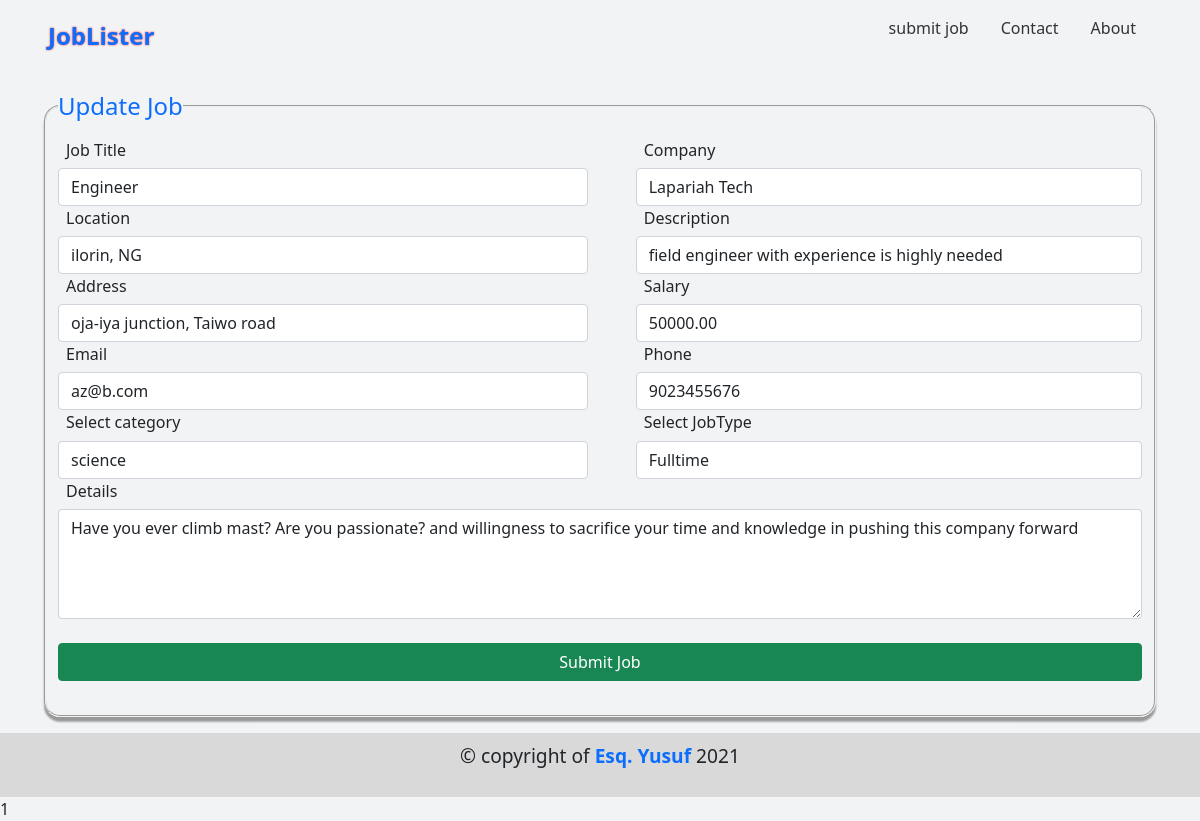
The app's page /update.php?id=14 with its own data.
### tables this page shows
CREATE TABLE `jobs` (
  `id` int(10) UNSIGNED NOT NULL,
  `jobTitle` varchar(100) NOT NULL,
  `company` varchar(100) NOT NULL,
  `Location` varchar(100) NOT NULL,
  `salary` decimal(10,2) NOT NULL,
  `JobDesc` varchar(255) NOT NULL,
  `Address` varchar(255) NOT NULL,
  `phone` decimal(20,0) NOT NULL,
  `Email` varchar(100) NOT NULL,
  `Info` varchar(255) NOT NULL,
  `datePosted` datetime NOT NULL DEFAULT current_timestamp(),
  `cat_id` int(50) NOT NULL,
  `jobtype_id` int(10) UNSIGNED NOT NULL
);

CREATE TABLE `categories` (
  `id` int(10) UNSIGNED NOT NULL,
  `name` varchar(100) NOT NULL
);

CREATE TABLE `jobtype` (
  `id` int(10) UNSIGNED NOT NULL,
  `jobtype` varchar(50) NOT NULL
);

### lib/Template.php (called while the page is built, shortened)
<?php
  class Template{
    protected $temp;
    public function __construct($temp){
        $this->temp = $temp;
    }
    public function __toString(){
        return include basename($this->temp);
    }
 }
?>

### lib/Database.php (called while the page is built, shortened)
<?php
class Database{
    private $host = DB_HOST;
    private $user = DB_USER;
    private $db_name = DB_NAME;
    private $pwd = DB_PASS;
    private $dbh;
    private $stmt;
    public function __construct(){
        $dsn = "mysql:host=" .$this->host. ";dbname=" .$this->db_name;
        $options = array(
            PDO::ATTR_PERSISTENT => true,
            PDO::ATTR_ERRMODE => PDO::ERRMODE_EXCEPTION,
            PDO::ATTR_DEFAULT_FETCH_MODE => PDO::FETCH_OBJ
        );
        try {
            $this->dbh = new PDO($dsn, $this->user, $this->pwd, $options);
        } catch (PDOException $e) {
            $this->error = $e->getMessage();
        }
    }
    public function query($query){
      $this->stmt =  $this->dbh->prepare($query);
    }
    public function bind($param, $val, $type = null){
        if(is_null($type)){
            switch(true){
                default:
                $type = PDO::PARAM_STR;
                break;
            }
        }
        return $this->stmt->bindValue($param, $val, $type);
    }
    public function execute(){
        return $this->stmt->execute();
      }
      public function fetchResults(){
        $this->execute();
        return $this->stmt->fetchAll();
      }
      public function fetchSingle(){
        $this->execute();
        return $this->stmt->fetch();
      }
}
?>

### lib/Job.php (called while the page is built, shortened)
<?php
class Job{
    public $db;
    public function __construct(){
        $this->db = new Database();
    }
    public function getCategories(){
        $this->db->query("SELECT * FROM categories");
      return  $this->db->fetchResults();
    }
    public function getJobType(){
        $this->db->query("SELECT * FROM jobtype");
      return  $this->db->fetchResults();
    }
    public function getJobById($id){
        $this->db->query("SELECT jobs.*, categories.name AS cname, jobtype.jobtype AS jobType
        FROM jobs
        INNER JOIN categories ON jobs.cat_id = categories.id
        INNER JOIN jobtype ON jobs.jobtype_id = jobtype.id
        WHERE jobs.id = :id
        ");
        $this->db->bind(":id", $id);
      return $this->db->fetchSingle();
    }
}
?>

### config/init.php (called while the page is built, shortened)
<?php
function autoLoader($className){
    return include "lib/" . $className . ".php";
}
?>

### temp/update.php (the view, shortened to what this page needs)
<?php  require_once("inc/header.php"); ?>
<article id="createjob">
<form action="update.php" class="container my-3" method="POST">
            <fieldset>
                <legend class="text-primary">Update Job</legend>
                <div class="d-flex flex-column flex-md-row">
                <div class="form-group w-100 ">
                    <label class="mx-2 h6" for="title">Job Title</label>
                    <input value="<?php echo $getJob->jobTitle; ?>" placeholder="e.g Teaching" type="text" name="jobTitle" id="title"  class="form-control">
                </div>
                <div class="form-group w-100 ps-md-5">
                    <label class="mx-2 h6" for="company">Company</label>
                    <input value="<?php echo $getJob->company; ?>" placeholder="e.g Hossanah comprehensive school" type="text" id="company" name="company"  class="form-control" required>
                </div>
            </div>
            <div class="d-flex flex-column flex-md-row">
                <div class="form-group w-100 ">
                    <label class="mx-2 h6" for="location">Location</label>
                    <input value="<?php echo $getJob->Location; ?>" placeholder="e.g ilorin" type="text" id="location" name="location" class="form-control"required>
                </div>
                <div class="form-group w-100 ps-md-5">
                    <label class="mx-2 h6" for="desc">Description</label>
                    <input value="<?php echo $getJob->JobDesc; ?>" placeholder="e.g urgently in need of a competent teacher" type="text" id="desc" name="desc"  class="form-control">
                </div>
            </div>
            <div class="d-flex flex-column flex-md-row ">
                <div class="form-group w-100 ">
                    <label class="mx-2 h6" for="address">Address</label>
                    <input value="<?php echo $getJob->Address; ?>" placeholder="e.g Along Agbo Oba street, ilorin" name="address" type="text" id="address"  class="form-control"required>
                </div>
                <div class="form-group w-100 ps-md-5">
                    <label class="mx-2 h6" for="salary">Salary</label>
                    <input value="<?php echo $getJob->salary; ?>" placeholder="e.g #30000" name="salary" type="number" id="salary"  class="form-control">
                </div>
            </div>
            <div class="d-flex flex-column flex-md-row ">
                <div class="form-group w-100 ">
                    <label class="mx-2 h6" for="address">Email</label>
                    <input value="<?php echo $getJob->Email; ?>" placeholder="e.g example@gmail.com" name="email" type="email" id="email"  class="form-control">
                </div>
                <div class="form-group w-100 ps-md-5">
                    <label class="mx-2 h6" for="salary">Phone</label>
                    <input value="<?php echo $getJob->phone; ?>" placeholder="e.g +2348166398746" name="phone" type="phone" id="phone"  class="form-control">
                </div>
            </div>
            <div class="d-flex flex-column flex-md-row ">
                <div class="form-group w-100 ">
                    <label class="mx-2 h6" for="category">Select category</label>
                    <select name="category" id="category" class="form-control" required>
                         <?php
                            foreach ($categories as $category) {
                         ?>
                     <option <?php if($getJob->cat_id === $category->id) echo "selected"; ?>  value="<?php echo $category->id; ?>"><?php echo $category->name; ?></option>
                        <?php
                        }
                         ?>
                    </select>
                </div>
                <div class="form-group w-100 ps-md-5">
                <label class="mx-2 h6" for="jobType">Select JobType</label>
                    <select name="jobType" id="jobType" class="form-control" required>
                    <?php
                        foreach ($jobTypes as $jobType) {
                            ?>
                                <option <?php if($getJob->jobtype_id === $jobType->id) echo "selected"; ?> value="<?php echo $jobType->id; ?>"><?php echo $jobType->jobtype; ?></option>
                            <?php
                        }
                    ?>
                    </select>
                </div>
            </div>
            <div class="form-group w-100">
                    <label class="mx-2 h6" for="details">Details</label>
                    <textarea  placeholder="e.g full Details attached to the job" name="details" id="details" cols="10" rows="4" class="form-control"><?php echo $getJob->Info;  ?></textarea>
                </div>
            <div class="form-group ">
                     <input name="submit" type="submit" class="btn btn-md btn-success my-4 w-100" value="Submit Job">
                </div>
            </fieldset>
        </form>
</article>
<?php  require_once("inc/footer.php"); ?>

### css/style.css (style rules this page uses)
* { margin: 0; padding: 0; font-family: var(--poppin), "Arial"; }
body { background-color: #f2f3f4!important; }
fieldset { display: block; margin-inline-start: 2px; margin-inline-end: 2px; padding-block-start: 0.35em; padding-inline-start: 0.75em; padding-inline-end: 0.75em; padding-block-end: 0.625em; min-inline-size: min-content; border-width: 2px; border-style: groove; border-color: threedface; border-image: initial; border-radius: 1rem; box-shadow: 0 .3rem 2px #999; }
legend { float: none!important; width: auto!important; }

### records on screen
jobs: jobTitle "Engineer", company "Lapariah Tech", location "ilorin, NG", desc "field engineer with experience is highly needed", address "oja-iya junction, Taiwo road", salary "50000.00", email "az@b.com", phone "9023455676", category "science", jobType "Fulltime", details "Have you ever climb mast? Are you passionate? and willingness to sacrifice your time and knowledge in pushing this company forward"
